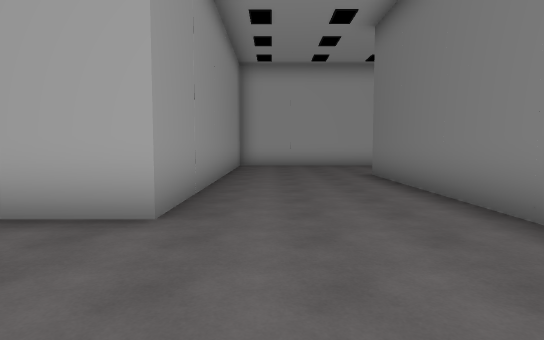
[1] (above)

23 first-person views from a walk through a scene from a Unity 3-D project. The camera is 1.5 m above the floor, tilts 4° down and sees 75° across. The floor is counted in squares, 2 m on a side. Each view is taken from the middle of a square. On the plan, view 1 faces up. The plan holds only what a view shows up to about 11 squares ahead; the rest is blank. The place goes on beyond the plan. The player is left out. Some animated figures are left out.

[2]
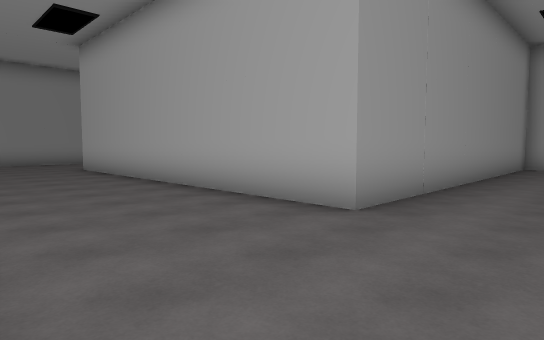

[3]
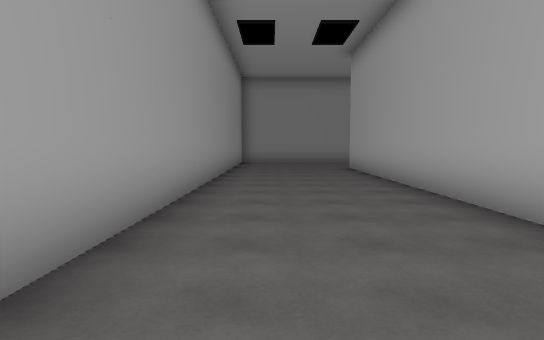

[4]
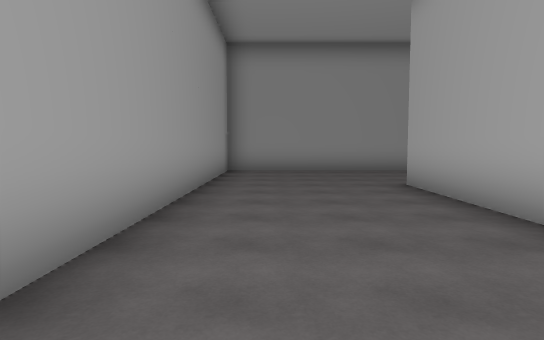

[5]
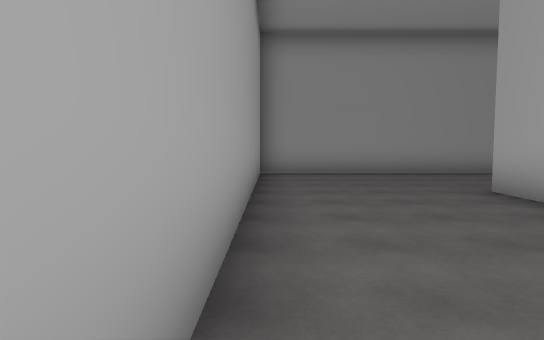

[6]
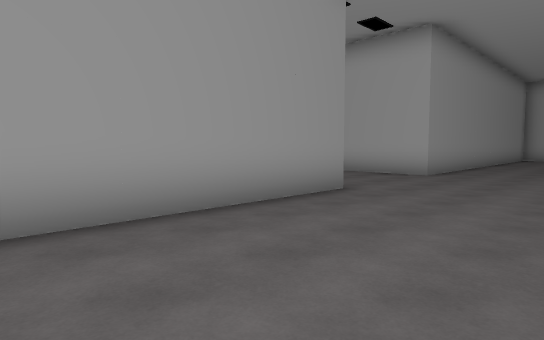

[7]
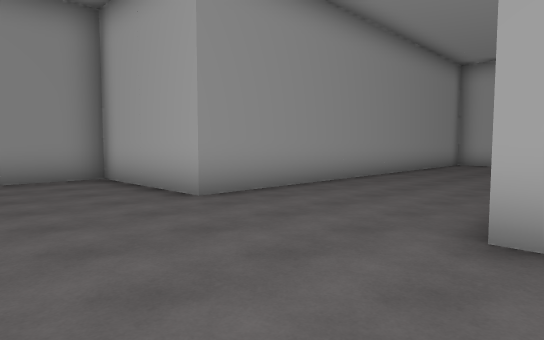

[8]
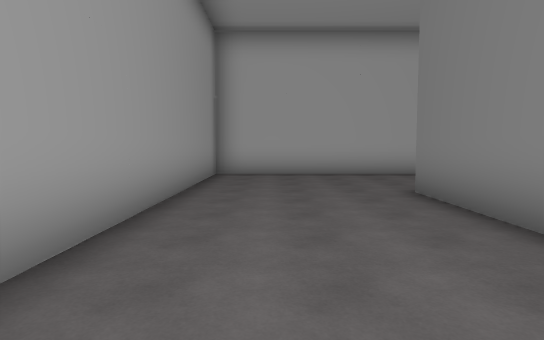

[9]
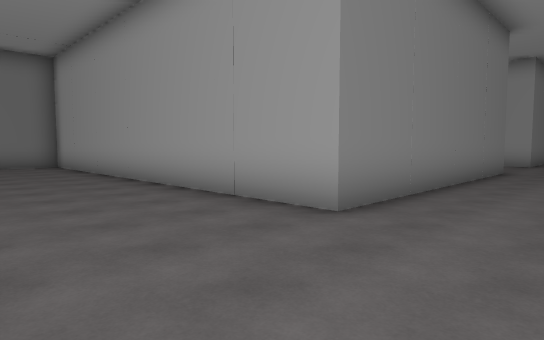

[10]
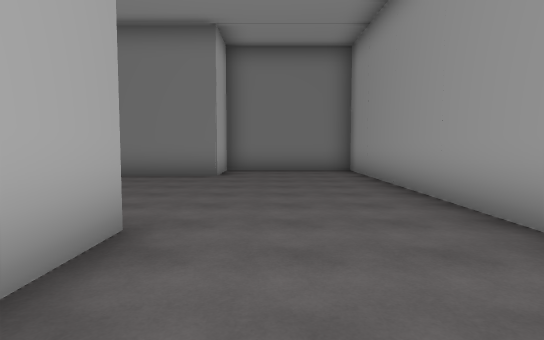

[11]
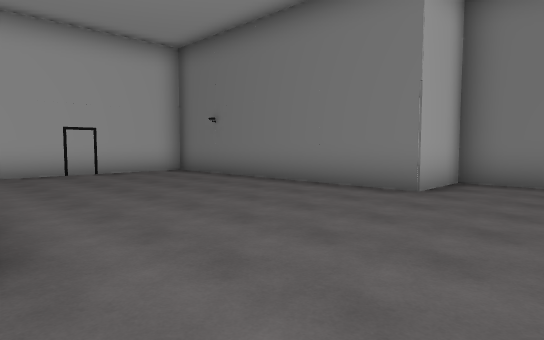

[12]
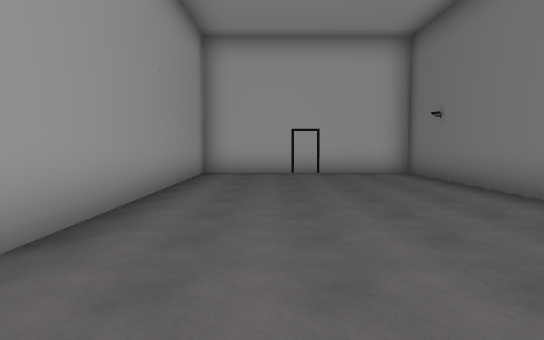

[13]
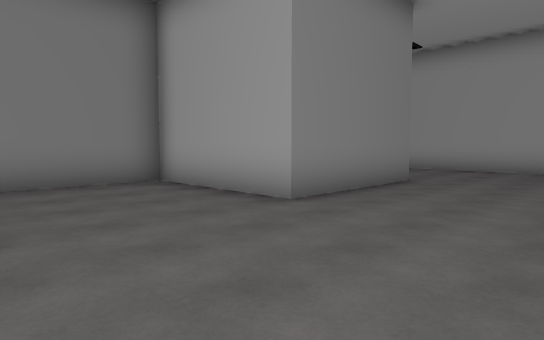

[14]
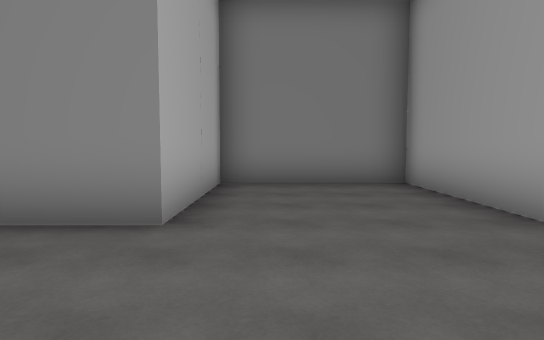

[15]
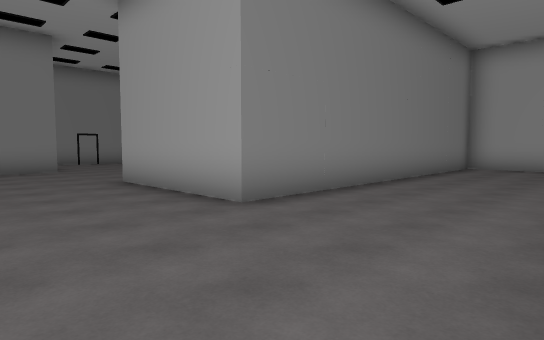

[16]
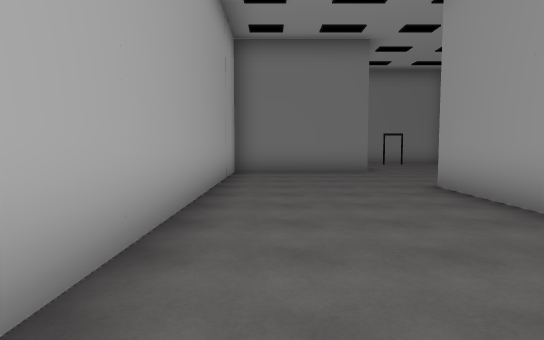

[17]
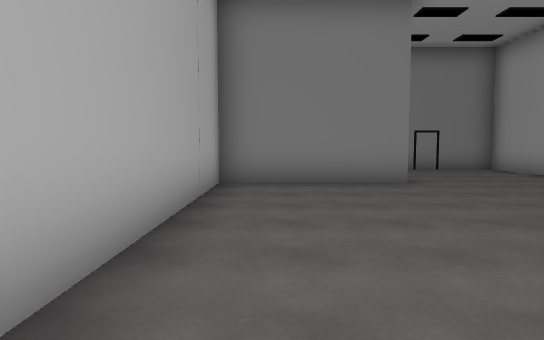

[18]
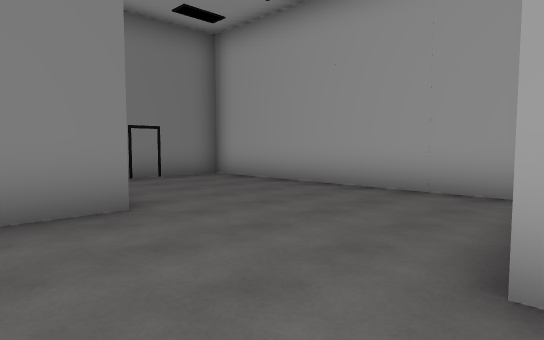

[19]
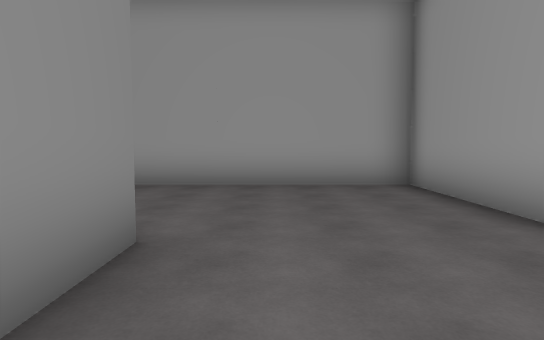

[20]
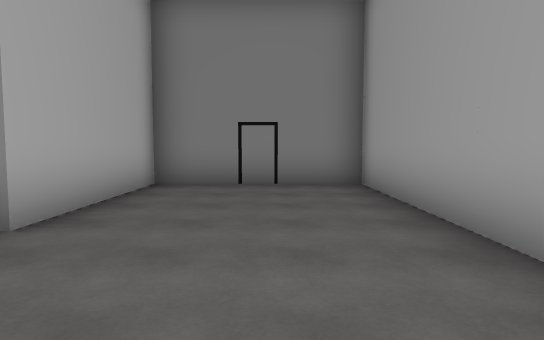

[21]
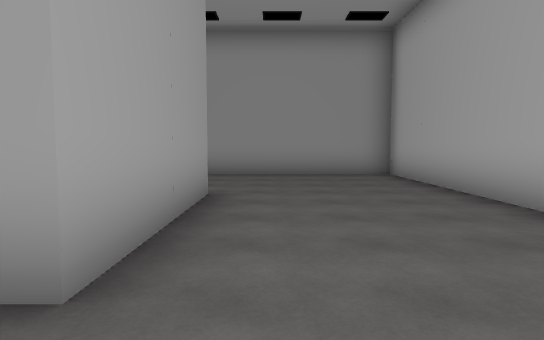

[22]
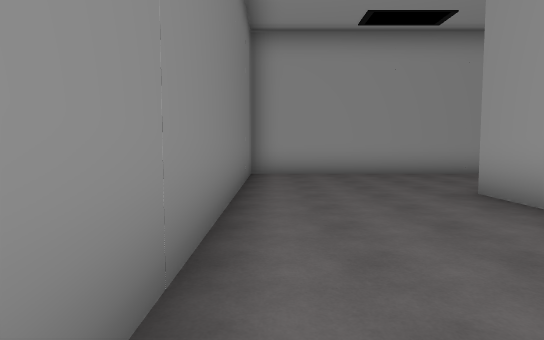

[23]
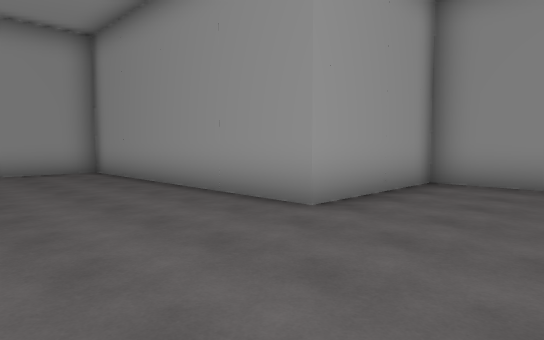

### Floor plan
Points are (right, up) in squares from view 1. A wall is a line through its corners. A room is listed if a view was taken in it or the views show most of it. See-through windows are left out.
Room 1 (views 1, 2, 3, 4, 5, 6, 7, 8, 9, 10, 11, 12, 13, 14, 15, 16, 17, 18, 19, 20, 21, 22, 23)
walls: (-11.5, 22.3) (-14.5, 22.3) (-14.5, 11) (-18.2, 11) (-18.2, 7.3) (-14.5, 7.3) (-14.5, -0.3) (2.6, -0.3) (2.6, 9) (6.4, 9) (6.4, 5.2) (13.9, 5.2) (13.9, 9.3) (10.1, 9.3) (10.1, 13.1) (-1.2, 13.1) (-1.2, 3.6) (-10.7, 3.6) (-10.7, 7.3) (-7, 7.3) (-7, 11) (-10.7, 11) (-10.7, 18.6) (0.6, 18.6) (0.6, 22.3) (-1.3, 22.3) (-1.3, 29.7) (-6.9, 29.7) (-6.9, 22.3) (-9.6, 22.3)

Where each view was taken, in squares from view 1:
view 1: 0 up, 0 right, facing up
view 2: 0 up, 1 right, facing up-left
view 3: 1 up, 1 right, facing left
view 4: 1 up, 4 left, facing left
view 5: 0 up, 5 left, facing left
view 6: 2 up, 11 left, facing up-left
view 7: 8 up, 10 left, facing up-left
view 8: 13 up, 13 left, facing up
view 9: 22 up, 13 left, facing down-right
view 10: 21 up, 10 left, facing right
view 11: 20 up, 7 left, facing up-right
view 12: 20 up, 5 left, facing up
view 13: 11 up, 14 left, facing down-right
view 14: 10 up, 14 left, facing right
view 15: 12 up, 1 left, facing down-right
view 16: 12 up, 0 right, facing right
view 17: 12 up, 3 right, facing right
view 18: 11 up, 6 right, facing down-right
view 19: 12 up, 9 right, facing down
view 20: 7 up, 7 right, facing right
view 21: 10 up, 8 right, facing left
view 22: 9 up, 2 right, facing down
view 23: 10 up, 11 left, facing down-left
